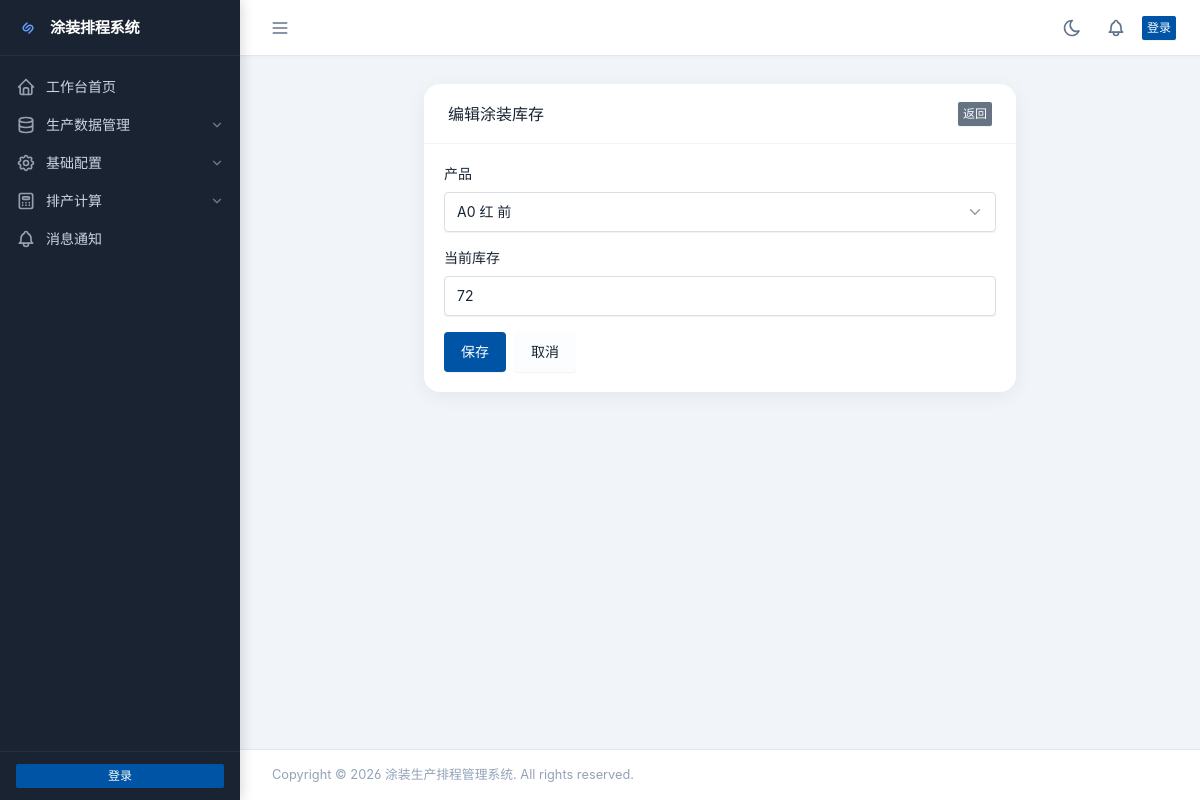
/data/inventory/49/edit/?next=/data/inventory/, run on an earlier commit of the app's database.
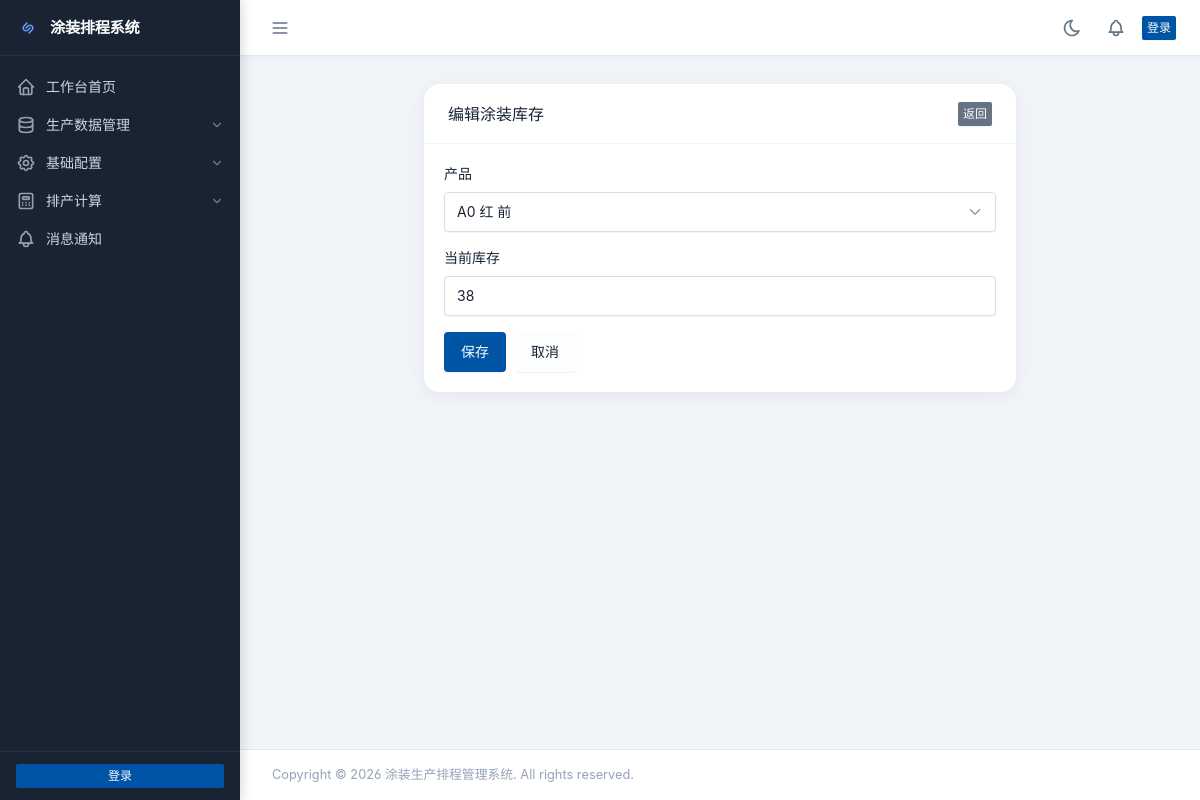
And on a later commit of the database.
### data/models.py (models this page shows, shortened)
class Inventory(models.Model):
    product = models.OneToOneField(Product, on_delete=models.CASCADE, verbose_name="产品", related_name='inventory')
    current_quantity = models.IntegerField(default=0, verbose_name="当前库存", validators=[MinValueValidator(0)])
    created_at = models.DateTimeField(auto_now_add=True, verbose_name="创建时间")
    updated_at = models.DateTimeField(auto_now=True, verbose_name="更新时间")
    class Meta:
        verbose_name = "涂装库存"
        verbose_name_plural = "涂装库存"
        ordering = ['-updated_at']

### data/views.py (the view)
# urls.py: path('inventory/<int:pk>/edit/', views.inventory_update, name='inventory_update'),
def inventory_update(request, pk):
    instance = get_object_or_404(Inventory, pk=pk)
    return _config_form_view(
        request,
        InventoryForm,
        "编辑涂装库存",
        "涂装库存已更新",
        "data:inventory_list",
        instance=instance,
    )

### data/forms.py
class InventoryForm(forms.ModelForm):
    class Meta:
        model = Inventory
        fields = ["product", "current_quantity"]
        labels = {
            "product": "产品",
            "current_quantity": "当前库存",
        }

### data/models.py (called while the page is built)
    def __str__(self):
        return self.name

    def __str__(self):
        return self.display_name

    @property
    def display_name(self):
        key = (self.name or "").strip().lower()
        if key in self.DISPLAY_MAP:
            return self.DISPLAY_MAP[key][0]
        return self.name

    def __str__(self):
        return self.get_name_display()

    def __str__(self):
        return f"{self.vehicle_model} {self.color} {self.position_type}"

### data/views.py (called while the page is built)
def _get_safe_next_url(request):
    next_url = request.POST.get("next") or request.GET.get("next")
    if next_url and url_has_allowed_host_and_scheme(
        next_url,
        allowed_hosts={request.get_host()},
        require_https=request.is_secure(),
    ):
        return next_url
    return ""

### templates/data/config_form.html (shortened to what this page needs)
{% extends "base.html" %}
{% load django_bootstrap5 %}
{% block content %}
<div class="row justify-content-center">
    <div class="col-lg-8">
        <div class="card">
            <div class="card-header d-flex justify-content-between align-items-center">
                <h3 class="card-title mb-0">{{ page_title }}</h3>
                <a href="javascript:history.back()" class="btn btn-sm btn-secondary">返回</a>
            </div>
            <div class="card-body">
                <form method="post">
                    {% bootstrap_form form %}
                    <div class="d-flex gap-2">
                        <button type="submit" class="btn btn-primary">{{ submit_label }}</button>
                        <a href="javascript:history.back()" class="btn btn-light">取消</a>
                    </div>
                </form>
            </div>
        </div>
    </div>
</div>
{% endblock %}

What changed in the data, as far as the page shows it:
changed Inventory: current_quantity "72" → "38"
